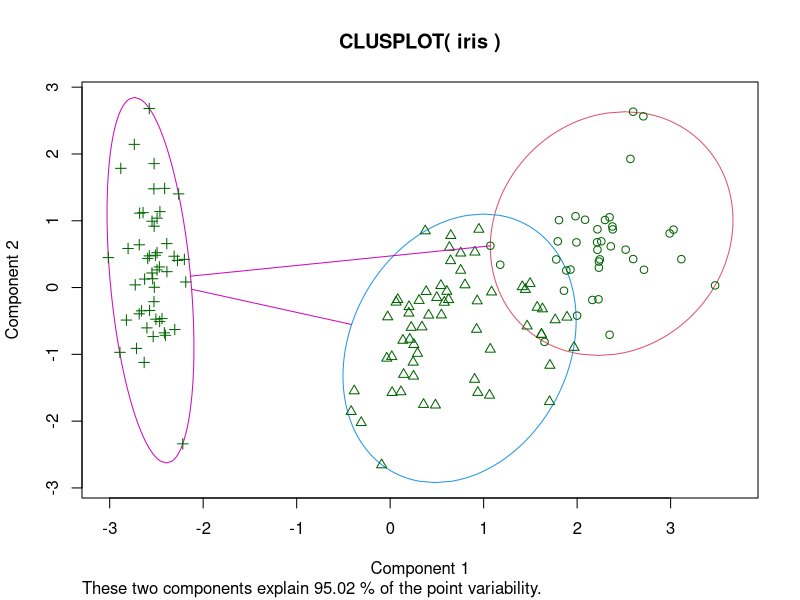

R code for this plot:
iris
install.packages('ggplot2')
library (ggplot2)
pl<-ggplot(iris, aes(petal, Length, color=Species))
pl<-pl+geom_point(size=4)

pl<-ggplot(iris, aes(petal, Length, color=Species))
pl<-pl+geom_point(size=4)

set.seed(101)
irisClaster<-kmeans(iris[,1:4], 3, nstart=20)
irisClaster$cluster
table(irisClaster$cluster, iris$Species)

install.packages('cluster')
library (cluster)
clusplot(iris,irisClaster$cluster, color = 1, )